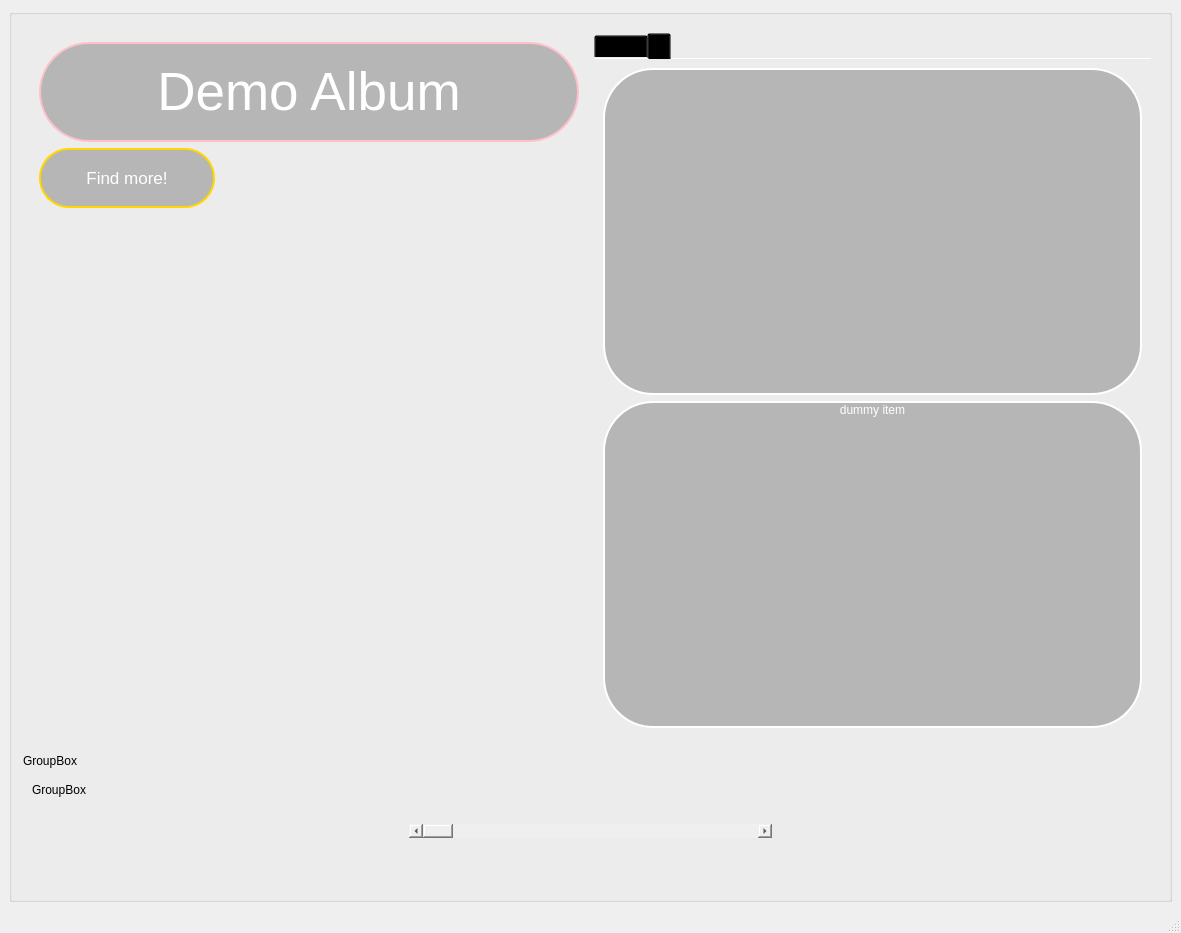
<?xml version="1.0" encoding="UTF-8"?>
<ui version="4.0">
 <class>MainWindow</class>
 <widget class="QMainWindow" name="MainWindow">
  <property name="geometry">
   <rect>
    <x>0</x>
    <y>0</y>
    <width>1181</width>
    <height>933</height>
   </rect>
  </property>
  <property name="windowTitle">
   <string>MainWindow</string>
  </property>
  <widget class="QWidget" name="central_widget">
   <property name="styleSheet">
    <string notr="true">#central_widget {
 background: qlineargradient(x1:0, y1:0, x2:1, y2:1,
            stop:0 #4B0082, stop:1 #000000);
}
</string>
   </property>
   <layout class="QHBoxLayout" name="horizontalLayout_2">
    <item>
     <widget class="QGroupBox" name="vertical_box">
      <property name="title">
       <string/>
      </property>
      <layout class="QVBoxLayout" name="verticalLayout_3">
       <item>
        <widget class="QGroupBox" name="big_box">
         <property name="styleSheet">
          <string notr="true">QGroupBox{
   border: none;
}
</string>
         </property>
         <property name="title">
          <string/>
         </property>
         <property name="flat">
          <bool>true</bool>
         </property>
         <layout class="QHBoxLayout" name="horizontalLayout">
          <item>
           <widget class="QGroupBox" name="left_box">
            <property name="title">
             <string/>
            </property>
            <property name="flat">
             <bool>true</bool>
            </property>
            <layout class="QGridLayout" name="gridLayout" rowstretch="1,0">
             <item row="0" column="0">
              <layout class="QGridLayout" name="song_grid">
               <item row="2" column="0">
                <widget class="QLabel" name="label_2">
                 <property name="text">
                  <string/>
                 </property>
                </widget>
               </item>
               <item row="0" column="0" colspan="3">
                <widget class="QLabel" name="label">
                 <property name="sizePolicy">
                  <sizepolicy hsizetype="Preferred" vsizetype="Minimum">
                   <horstretch>0</horstretch>
                   <verstretch>0</verstretch>
                  </sizepolicy>
                 </property>
                 <property name="maximumSize">
                  <size>
                   <width>16777215</width>
                   <height>100</height>
                  </size>
                 </property>
                 <property name="font">
                  <font>
                   <pointsize>40</pointsize>
                  </font>
                 </property>
                 <property name="styleSheet">
                  <string notr="true"> border: 2px solid pink;
 background-color: rgba(128, 128, 128, 128);
 border-radius: 50px;
color: white;


</string>
                 </property>
                 <property name="lineWidth">
                  <number>3</number>
                 </property>
                 <property name="text">
                  <string>Demo Album</string>
                 </property>
                 <property name="alignment">
                  <set>Qt::AlignCenter</set>
                 </property>
                </widget>
               </item>
               <item row="2" column="2">
                <widget class="QLabel" name="label_4">
                 <property name="text">
                  <string/>
                 </property>
                </widget>
               </item>
               <item row="2" column="1">
                <widget class="QLabel" name="label_3">
                 <property name="text">
                  <string/>
                 </property>
                </widget>
               </item>
               <item row="1" column="0">
                <widget class="QPushButton" name="search_btn">
                 <property name="sizePolicy">
                  <sizepolicy hsizetype="Minimum" vsizetype="Minimum">
                   <horstretch>0</horstretch>
                   <verstretch>0</verstretch>
                  </sizepolicy>
                 </property>
                 <property name="maximumSize">
                  <size>
                   <width>16777215</width>
                   <height>60</height>
                  </size>
                 </property>
                 <property name="font">
                  <font>
                   <pointsize>13</pointsize>
                  </font>
                 </property>
                 <property name="styleSheet">
                  <string notr="true"> border: 2px solid gold;
 background-color: rgba(128, 128, 128, 128);
 border-radius: 30px;
color: white;


</string>
                 </property>
                 <property name="text">
                  <string>Find more!</string>
                 </property>
                </widget>
               </item>
              </layout>
             </item>
             <item row="1" column="0">
              <spacer name="verticalSpacer">
               <property name="orientation">
                <enum>Qt::Vertical</enum>
               </property>
               <property name="sizeHint" stdset="0">
                <size>
                 <width>20</width>
                 <height>40</height>
                </size>
               </property>
              </spacer>
             </item>
            </layout>
           </widget>
          </item>
          <item>
           <widget class="QTabWidget" name="right_tab">
            <property name="sizePolicy">
             <sizepolicy hsizetype="Minimum" vsizetype="Expanding">
              <horstretch>0</horstretch>
              <verstretch>0</verstretch>
             </sizepolicy>
            </property>
            <property name="styleSheet">
             <string notr="true">background: transparent;</string>
            </property>
            <property name="currentIndex">
             <number>1</number>
            </property>
            <property name="documentMode">
             <bool>true</bool>
            </property>
            <widget class="QWidget" name="tab">
             <property name="styleSheet">
              <string notr="true">background: transparent;</string>
             </property>
             <attribute name="title">
              <string>Page</string>
             </attribute>
             <layout class="QVBoxLayout" name="verticalLayout_2">
              <item>
               <widget class="QListWidget" name="play_list_widget">
                <property name="sizePolicy">
                 <sizepolicy hsizetype="Preferred" vsizetype="Expanding">
                  <horstretch>0</horstretch>
                  <verstretch>0</verstretch>
                 </sizepolicy>
                </property>
                <property name="styleSheet">
                 <string notr="true"> border: 2px solid white;
 background-color: rgba(128, 128, 128, 128);
 border-radius: 50px;
color: white;


</string>
                </property>
                <property name="frameShape">
                 <enum>QFrame::StyledPanel</enum>
                </property>
                <property name="frameShadow">
                 <enum>QFrame::Sunken</enum>
                </property>
               </widget>
              </item>
             </layout>
            </widget>
            <widget class="QWidget" name="song_queue">
             <attribute name="title">
              <string/>
             </attribute>
             <layout class="QVBoxLayout" name="verticalLayout">
              <item>
               <widget class="QListWidget" name="songs_played_widget">
                <property name="sizePolicy">
                 <sizepolicy hsizetype="Preferred" vsizetype="Expanding">
                  <horstretch>0</horstretch>
                  <verstretch>0</verstretch>
                 </sizepolicy>
                </property>
                <property name="styleSheet">
                 <string notr="true"> border: 2px solid white;
 background-color: rgba(128, 128, 128, 128);
 border-radius: 50px;
color: white;


</string>
                </property>
                <property name="frameShape">
                 <enum>QFrame::StyledPanel</enum>
                </property>
                <property name="frameShadow">
                 <enum>QFrame::Sunken</enum>
                </property>
               </widget>
              </item>
              <item>
               <widget class="QListWidget" name="song_queue_widget">
                <property name="sizePolicy">
                 <sizepolicy hsizetype="Preferred" vsizetype="Expanding">
                  <horstretch>0</horstretch>
                  <verstretch>0</verstretch>
                 </sizepolicy>
                </property>
                <property name="styleSheet">
                 <string notr="true"> border: 2px solid white;
 background-color: rgba(128, 128, 128, 128);
 border-radius: 50px;
color: white;



</string>
                </property>
                <item>
                 <property name="text">
                  <string>dummy item</string>
                 </property>
                 <property name="textAlignment">
                  <set>AlignCenter</set>
                 </property>
                </item>
               </widget>
              </item>
             </layout>
            </widget>
           </widget>
          </item>
         </layout>
        </widget>
       </item>
       <item>
        <widget class="QGroupBox" name="controller_box">
         <property name="minimumSize">
          <size>
           <width>0</width>
           <height>100</height>
          </size>
         </property>
         <property name="styleSheet">
          <string notr="true">border: none;</string>
         </property>
         <property name="title">
          <string>GroupBox</string>
         </property>
         <property name="flat">
          <bool>true</bool>
         </property>
         <layout class="QVBoxLayout" name="verticalLayout_4">
          <item>
           <widget class="QPushButton" name="pause_btn">
            <property name="styleSheet">
             <string notr="true">qproperty-iconSize: 80px;
 border: none;


</string>
            </property>
            <property name="text">
             <string/>
            </property>
            <property name="icon">
             <iconset resource="../resource_file.qrc">
              <normaloff>:/images/white_pause_btn.png</normaloff>:/images/white_pause_btn.png</iconset>
            </property>
           </widget>
          </item>
          <item>
           <widget class="QGroupBox" name="song_btns_box">
            <property name="minimumSize">
             <size>
              <width>0</width>
              <height>100</height>
             </size>
            </property>
            <property name="styleSheet">
             <string notr="true">border: none;</string>
            </property>
            <property name="title">
             <string>GroupBox</string>
            </property>
            <property name="flat">
             <bool>true</bool>
            </property>
            <layout class="QHBoxLayout" name="horizontalLayout_3">
             <item>
              <widget class="QPushButton" name="back_btn">
               <property name="styleSheet">
                <string notr="true">qproperty-iconSize: 80px;
 border: none;


</string>
               </property>
               <property name="text">
                <string/>
               </property>
               <property name="icon">
                <iconset resource="../resource_file.qrc">
                 <normaloff>:/images/white_play_button_left.png</normaloff>:/images/white_play_button_left.png</iconset>
               </property>
               <property name="flat">
                <bool>true</bool>
               </property>
              </widget>
             </item>
             <item>
              <widget class="QScrollBar" name="progress_slider">
               <property name="orientation">
                <enum>Qt::Horizontal</enum>
               </property>
              </widget>
             </item>
             <item>
              <widget class="QPushButton" name="skip_btn">
               <property name="styleSheet">
                <string notr="true">qproperty-iconSize: 80px;
 border: none;


</string>
               </property>
               <property name="text">
                <string/>
               </property>
               <property name="icon">
                <iconset resource="../resource_file.qrc">
                 <normaloff>:/images/white_play_button_right.png</normaloff>:/images/white_play_button_right.png</iconset>
               </property>
              </widget>
             </item>
            </layout>
           </widget>
          </item>
         </layout>
        </widget>
       </item>
      </layout>
     </widget>
    </item>
   </layout>
  </widget>
  <widget class="QMenuBar" name="menubar">
   <property name="geometry">
    <rect>
     <x>0</x>
     <y>0</y>
     <width>1181</width>
     <height>21</height>
    </rect>
   </property>
  </widget>
  <widget class="QStatusBar" name="statusbar"/>
 </widget>
 <resources>
  <include location="../resource_file.qrc"/>
 </resources>
 <connections/>
</ui>
